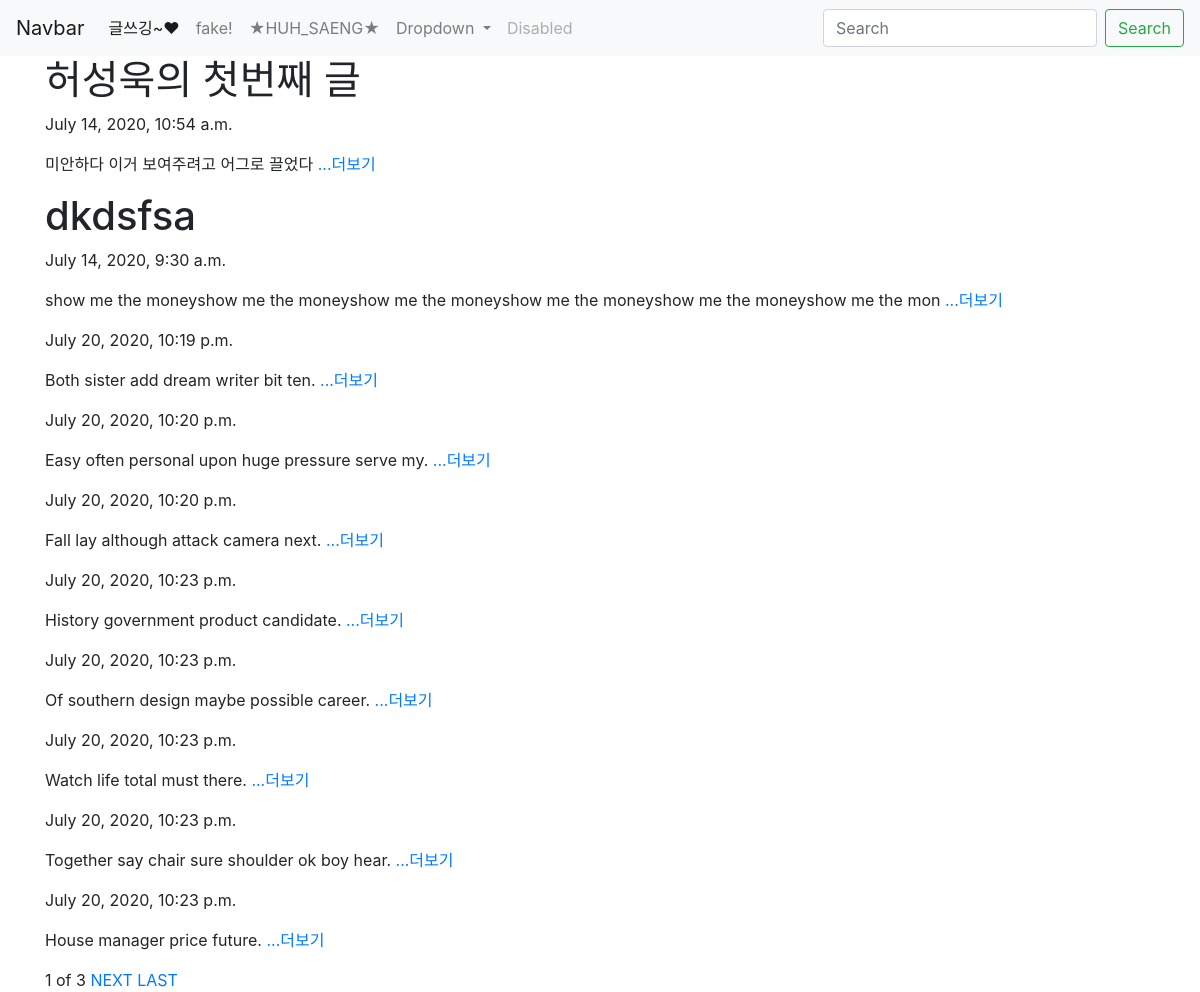
The page / on the database its author committed.
### blog/models.py (models this page shows, shortened)
class Blog(models.Model):
    title = models.CharField(max_length = 200)
    pub_date = models.DateTimeField('date published')
    body = models.TextField()
    def summary(self):
        return self.body[:100]

### blog/views.py (the view)
# urls.py: path('',blog.views.blog, name = "blog"),
def blog(request):
    blogs = Blog.objects
    blog_list = Blog.objects.all()
    paginator = Paginator(blog_list,10)
    page = request.GET.get('page')
    articles = paginator.get_page(page)
    return render(request, 'blog.html', {'blogs':blogs, 'articles':articles})

### blog/templates/blog.html (shortened to what this page needs)
{% extends 'base.html' %}
{% block content %}
  {% for blog in articles %}
     <div>
          <h1>{{blog.title}}</h1>
          <p>{{blog.pub_date}}</p>
          <p>{{blog.summary}}<a href="{% url 'detail' blog.id %}"> ...더보기</a></p>
      </div>
  {% endfor %}
  <span>{{articles.number}}</span>
  <span>of</span>
  <span>{{articles.paginator.num_pages}}</span>
  {% if articles.has_next %}
      <a href="?page={{ articles.next_page_number }}">NEXT</a>
      <a href="?page={{ articles.paginator.num_pages }}">LAST</a>
  {% endif %}
{% endblock %}

### rows shown on the page
Blog: title "허성욱의 첫번째 글", pub_date "July 14, 2020, 10:54 a.m.", summary "미안하다 이거 보여주려고 어그로 끌었다"
Blog: title "dkdsfsa", pub_date "July 14, 2020, 9:30 a.m.", summary "show me the moneyshow me the moneyshow me the moneyshow me the moneyshow me the moneyshow me the mon"
Blog: pub_date "July 20, 2020, 10:19 p.m.", summary "Both sister add dream writer bit ten."
Blog: pub_date "July 20, 2020, 10:20 p.m.", summary "Easy often personal upon huge pressure serve my."
Blog: pub_date "July 20, 2020, 10:20 p.m.", summary "Fall lay although attack camera next."
Blog: pub_date "July 20, 2020, 10:23 p.m.", summary "History government product candidate."
Blog: pub_date "July 20, 2020, 10:23 p.m.", summary "Of southern design maybe possible career."
Blog: pub_date "July 20, 2020, 10:23 p.m.", summary "Watch life total must there."
Blog: pub_date "July 20, 2020, 10:23 p.m.", summary "Together say chair sure shoulder ok boy hear."
Blog: pub_date "July 20, 2020, 10:23 p.m.", summary "House manager price future."

### other values the page prints
{{ articles.number }} "1"
{{ articles.paginator.num_pages }} "3"
